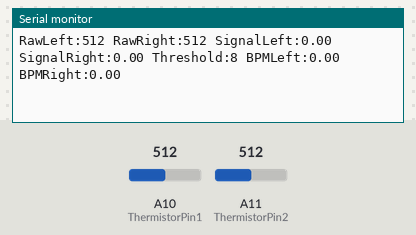
A sketch run on a simulated Arduino Mega 2560, built with avr-gcc and run on an emulated ATmega2560. Shown: the last lines printed to the serial monitor. The test bench sets the inputs (shaded band); at power-on: A10 (ThermistorPin1) = 512, A11 (ThermistorPin2) = 512.

Above: at 1.2 s.
1.3 s: A10 (ThermistorPin1) set to 716
At 1.33 s:
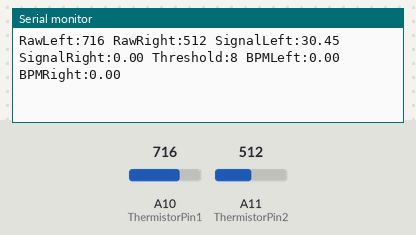
4.3 s: A11 (ThermistorPin2) set to 306
At 4.34 s:
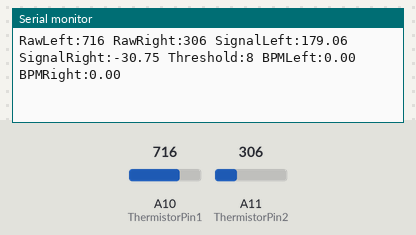
7.3 s: A10 (ThermistorPin1) set to 511
At 7.33 s:
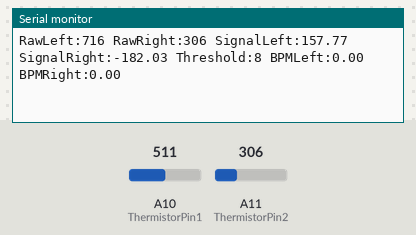
10.3 s: A11 (ThermistorPin2) set to 511
At 10.32 s:
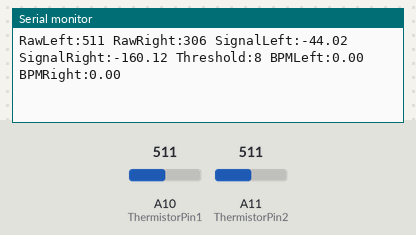
13.3 s: A10 (ThermistorPin1) set to 306
At 13.38 s:
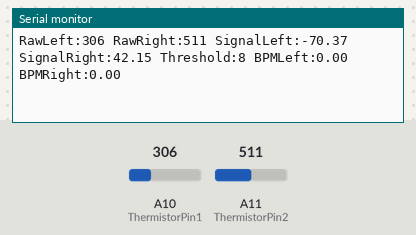
16.3 s: A11 (ThermistorPin2) set to 716
At 16.35 s:
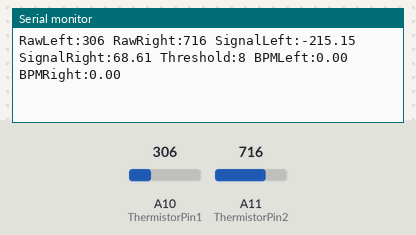
Timing chart, 0 to 19.3 s (numbered marks = the images above; inputs shaded):
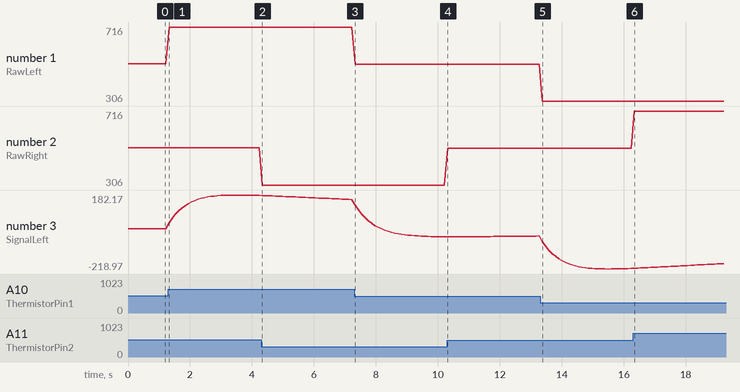

The sketch:

thermistor_demo.ino
```cpp
int ThermistorPin1 = A10;   // Left sensor
int ThermistorPin2 = A11;   // Right sensor

const float ADC_MAX = 1023.0;

// Breath detection settings
float smoothLeft = 0;
float smoothRight = 0;

float baselineLeft = 0;
float baselineRight = 0;

float smoothFactor = 0.15;      // higher = more responsive, lower = smoother
float baselineFactor = 0.005;   // slow baseline tracking

int threshold = 8;              // adjust based on your signal size

bool inBreathLeft = false;
bool inBreathRight = false;

unsigned long lastBreathTimeLeft = 0;
unsigned long lastBreathTimeRight = 0;

unsigned long minBreathInterval = 1200; // ignore breaths faster than 1.2 sec apart

int breathCountLeft = 0;
int breathCountRight = 0;

unsigned long bpmWindowStart = 0;
const unsigned long bpmWindow = 30000; // 30 sec window

float bpmLeft = 0;
float bpmRight = 0;

void setup() {
  Serial.begin(9600);

  int rawLeft = analogRead(ThermistorPin1);
  int rawRight = analogRead(ThermistorPin2);

  smoothLeft = rawLeft;
  smoothRight = rawRight;

  baselineLeft = rawLeft;
  baselineRight = rawRight;

  bpmWindowStart = millis();
}

void loop() {
  int rawLeft = analogRead(ThermistorPin1);
  int rawRight = analogRead(ThermistorPin2);

  // Smooth the raw signals
  smoothLeft = smoothLeft + smoothFactor * (rawLeft - smoothLeft);
  smoothRight = smoothRight + smoothFactor * (rawRight - smoothRight);

  // Slowly update baselines
  baselineLeft = baselineLeft + baselineFactor * (smoothLeft - baselineLeft);
  baselineRight = baselineRight + baselineFactor * (smoothRight - baselineRight);

  // Difference from baseline
  float signalLeft = smoothLeft - baselineLeft;
  float signalRight = smoothRight - baselineRight;

  unsigned long now = millis();

  // LEFT breath detection
  if (!inBreathLeft && signalLeft > threshold && (now - lastBreathTimeLeft > minBreathInterval)) {
    breathCountLeft++;
    lastBreathTimeLeft = now;
    inBreathLeft = true;
  }

  if (inBreathLeft && signalLeft < 0) {
    inBreathLeft = false;
  }

  // RIGHT breath detection
  if (!inBreathRight && signalRight > threshold && (now - lastBreathTimeRight > minBreathInterval)) {
    breathCountRight++;
    lastBreathTimeRight = now;
    inBreathRight = true;
  }

  if (inBreathRight && signalRight < 0) {
    inBreathRight = false;
  }

  // Calculate BPM every 30 seconds
  if (now - bpmWindowStart >= bpmWindow) {
    bpmLeft = breathCountLeft * (60000.0 / bpmWindow);
    bpmRight = breathCountRight * (60000.0 / bpmWindow);

    breathCountLeft = 0;
    breathCountRight = 0;
    bpmWindowStart = now;
  }

  // Serial Plotter output
  Serial.print("RawLeft:");
  Serial.print(rawLeft);

  Serial.print(" RawRight:");
  Serial.print(rawRight);

  Serial.print(" SignalLeft:");
  Serial.print(signalLeft);

  Serial.print(" SignalRight:");
  Serial.print(signalRight);

  Serial.print(" Threshold:");
  Serial.print(threshold);

  Serial.print(" BPMLeft:");
  Serial.print(bpmLeft);

  Serial.print(" BPMRight:");
  Serial.println(bpmRight);

  delay(50);
}
```

Measured:
- after the input at 1.3 s, the serial monitor: prints a new line at once (image 1)
- after the input at 4.3 s, the serial monitor: prints a new line at once (image 2)
- after the input at 13.3 s, the serial monitor: prints a new line after 0.08 s (image 5)
- after the input at 16.3 s, the serial monitor: prints a new line at once (image 6)
- plotted number 1: 512 → 716 after the input at 1.3 s, 716 → 511 after the input at 7.3 s, 511 → 306 after the input at 13.3 s
- plotted number 2: 512 → 306 after the input at 4.3 s, 511 → 716 after the input at 16.3 s
- plotted number 3: 0 → 179.69 after the input at 1.3 s, 157.77 → -44.02 after the input at 7.3 s, -44.02 → -39.97 after the input at 10.3 s, -39.97 → -215.9 after the input at 13.3 s
